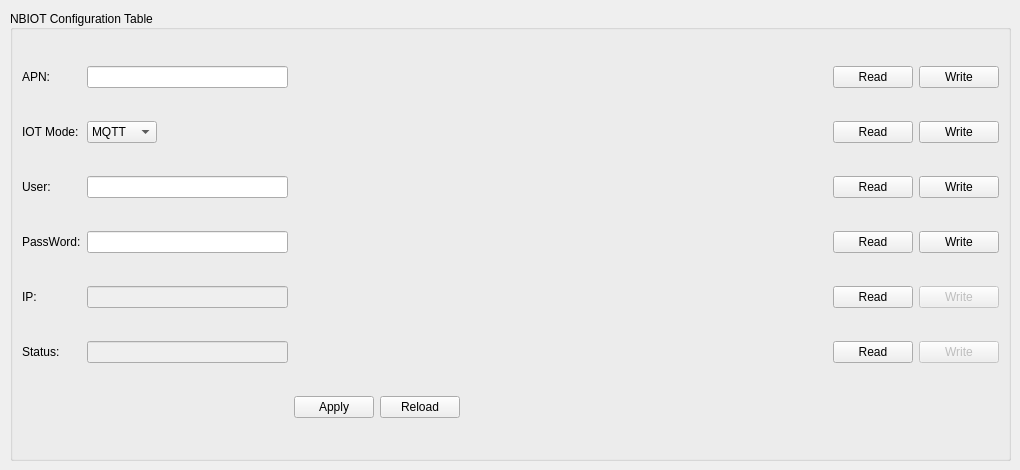
    <widget class="QWidget" name="tab_7">
     <attribute name="title">
      <string>NB-IoT</string>
     </attribute>
     <widget class="QGroupBox" name="groupBox_18">
      <property name="geometry">
       <rect>
        <x>10</x>
        <y>10</y>
        <width>1001</width>
        <height>451</height>
       </rect>
      </property>
      <property name="sizePolicy">
       <sizepolicy hsizetype="Fixed" vsizetype="Preferred">
        <horstretch>0</horstretch>
        <verstretch>0</verstretch>
       </sizepolicy>
      </property>
      <property name="minimumSize">
       <size>
        <width>200</width>
        <height>0</height>
       </size>
      </property>
      <property name="layoutDirection">
       <enum>Qt::LeftToRight</enum>
      </property>
      <property name="title">
       <string>NBIOT Configuration Table</string>
      </property>
      <property name="alignment">
       <set>Qt::AlignLeading|Qt::AlignLeft|Qt::AlignVCenter</set>
      </property>
      <layout class="QGridLayout" name="gridLayout_14">
       <item row="0" column="1">
        <widget class="QLabel" name="label_72">
         <property name="text">
          <string>APN:</string>
         </property>
        </widget>
       </item>
       <item row="2" column="8">
        <widget class="QPushButton" name="userRead">
         <property name="text">
          <string>Read</string>
         </property>
        </widget>
       </item>
       <item row="2" column="2">
        <widget class="QLineEdit" name="userLineEdit">
         <property name="sizePolicy">
          <sizepolicy hsizetype="Preferred" vsizetype="Fixed">
           <horstretch>0</horstretch>
           <verstretch>0</verstretch>
          </sizepolicy>
         </property>
         <property name="text">
          <string/>
         </property>
        </widget>
       </item>
       <item row="0" column="8">
        <widget class="QPushButton" name="apnRead">
         <property name="text">
          <string>Read</string>
         </property>
        </widget>
       </item>
       <item row="2" column="1">
        <widget class="QLabel" name="label_122">
         <property name="text">
          <string>User:</string>
         </property>
        </widget>
       </item>
       <item row="0" column="2">
        <widget class="QLineEdit" name="apnLineEdit">
         <property name="sizePolicy">
          <sizepolicy hsizetype="Fixed" vsizetype="Fixed">
           <horstretch>0</horstretch>
           <verstretch>0</verstretch>
          </sizepolicy>
         </property>
         <property name="minimumSize">
          <size>
           <width>201</width>
           <height>0</height>
          </size>
         </property>
         <property name="text">
          <string/>
         </property>
        </widget>
       </item>
       <item row="4" column="9">
        <widget class="QPushButton" name="passwordWrite">
         <property name="text">
          <string>Write</string>
         </property>
        </widget>
       </item>
       <item row="4" column="2">
        <widget class="QLineEdit" name="passwordLineEdit">
         <property name="sizePolicy">
          <sizepolicy hsizetype="Preferred" vsizetype="Fixed">
           <horstretch>0</horstretch>
           <verstretch>0</verstretch>
          </sizepolicy>
         </property>
         <property name="text">
          <string/>
         </property>
        </widget>
       </item>
       <item row="6" column="2">
        <widget class="QLineEdit" name="nbStatusLineEdit">
         <property name="enabled">
          <bool>false</bool>
         </property>
         <property name="sizePolicy">
          <sizepolicy hsizetype="Preferred" vsizetype="Fixed">
           <horstretch>0</horstretch>
           <verstretch>0</verstretch>
          </sizepolicy>
         </property>
         <property name="text">
          <string/>
         </property>
        </widget>
       </item>
       <item row="2" column="9">
        <widget class="QPushButton" name="userWrite">
         <property name="text">
          <string>Write</string>
         </property>
        </widget>
       </item>
       <item row="4" column="1">
        <widget class="QLabel" name="label_115">
         <property name="text">
          <string>PassWord:</string>
         </property>
        </widget>
       </item>
       <item row="6" column="1">
        <widget class="QLabel" name="label_125">
         <property name="sizePolicy">
          <sizepolicy hsizetype="Fixed" vsizetype="Preferred">
           <horstretch>0</horstretch>
           <verstretch>0</verstretch>
          </sizepolicy>
         </property>
         <property name="text">
          <string>Status:</string>
         </property>
        </widget>
       </item>
       <item row="2" column="4">
        <spacer name="horizontalSpacer_21">
         <property name="orientation">
          <enum>Qt::Horizontal</enum>
         </property>
         <property name="sizeType">
          <enum>QSizePolicy::Expanding</enum>
         </property>
         <property name="sizeHint" stdset="0">
          <size>
           <width>200</width>
           <height>20</height>
          </size>
         </property>
        </spacer>
       </item>
       <item row="6" column="8">
        <widget class="QPushButton" name="nbStatusRead">
         <property name="text">
          <string>Read</string>
         </property>
        </widget>
       </item>
       <item row="6" column="9">
        <widget class="QPushButton" name="nbStatusWrite">
         <property name="enabled">
          <bool>false</bool>
         </property>
         <property name="text">
          <string>Write</string>
         </property>
        </widget>
       </item>
       <item row="0" column="9">
        <widget class="QPushButton" name="apnWrite">
         <property name="text">
          <string>Write</string>
         </property>
        </widget>
       </item>
       <item row="5" column="1">
        <widget class="QLabel" name="label_124">
         <property name="text">
          <string>IP:</string>
         </property>
        </widget>
       </item>
       <item row="4" column="8">
        <widget class="QPushButton" name="passwordRead">
         <property name="text">
          <string>Read</string>
         </property>
        </widget>
       </item>
       <item row="5" column="9">
        <widget class="QPushButton" name="ipWrite">
         <property name="enabled">
          <bool>false</bool>
         </property>
         <property name="text">
          <string>Write</string>
         </property>
        </widget>
       </item>
       <item row="5" column="2">
        <widget class="QLineEdit" name="ipLineEdit">
         <property name="enabled">
          <bool>false</bool>
         </property>
         <property name="sizePolicy">
          <sizepolicy hsizetype="Preferred" vsizetype="Fixed">
           <horstretch>0</horstretch>
           <verstretch>0</verstretch>
          </sizepolicy>
         </property>
         <property name="text">
          <string/>
         </property>
        </widget>
       </item>
       <item row="5" column="8">
        <widget class="QPushButton" name="ipRead">
         <property name="text">
          <string>Read</string>
         </property>
        </widget>
       </item>
       <item row="8" column="4">
        <widget class="QPushButton" name="nbReload">
         <property name="sizePolicy">
          <sizepolicy hsizetype="Fixed" vsizetype="Fixed">
           <horstretch>0</horstretch>
           <verstretch>0</verstretch>
          </sizepolicy>
         </property>
         <property name="text">
          <string>Reload</string>
         </property>
        </widget>
       </item>
       <item row="8" column="3">
        <widget class="QPushButton" name="nbApply">
         <property name="sizePolicy">
          <sizepolicy hsizetype="Fixed" vsizetype="Fixed">
           <horstretch>0</horstretch>
           <verstretch>0</verstretch>
          </sizepolicy>
         </property>
         <property name="text">
          <string>Apply</string>
         </property>
        </widget>
       </item>
       <item row="1" column="1">
        <widget class="QLabel" name="nbModelLabel">
         <property name="text">
          <string>IOT Mode:</string>
         </property>
        </widget>
       </item>
       <item row="1" column="2">
        <widget class="QComboBox" name="nbmodelCombox">
         <property name="sizePolicy">
          <sizepolicy hsizetype="Preferred" vsizetype="Fixed">
           <horstretch>10</horstretch>
           <verstretch>0</verstretch>
          </sizepolicy>
         </property>
         <property name="maximumSize">
          <size>
           <width>70</width>
           <height>16777215</height>
          </size>
         </property>
         <property name="editable">
          <bool>false</bool>
         </property>
         <property name="currentText">
          <string>MQTT</string>
         </property>
         <item>
          <property name="text">
           <string>MQTT</string>
          </property>
         </item>
         <item>
          <property name="text">
           <string>COAP</string>
          </property>
         </item>
        </widget>
       </item>
       <item row="1" column="8">
        <widget class="QPushButton" name="nbModelRead">
         <property name="text">
          <string>Read</string>
         </property>
        </widget>
       </item>
       <item row="1" column="9">
        <widget class="QPushButton" name="nbModeWrite">
         <property name="text">
          <string>Write</string>
         </property>
        </widget>
       </item>
      </layout>
     </widget>
    </widget>
